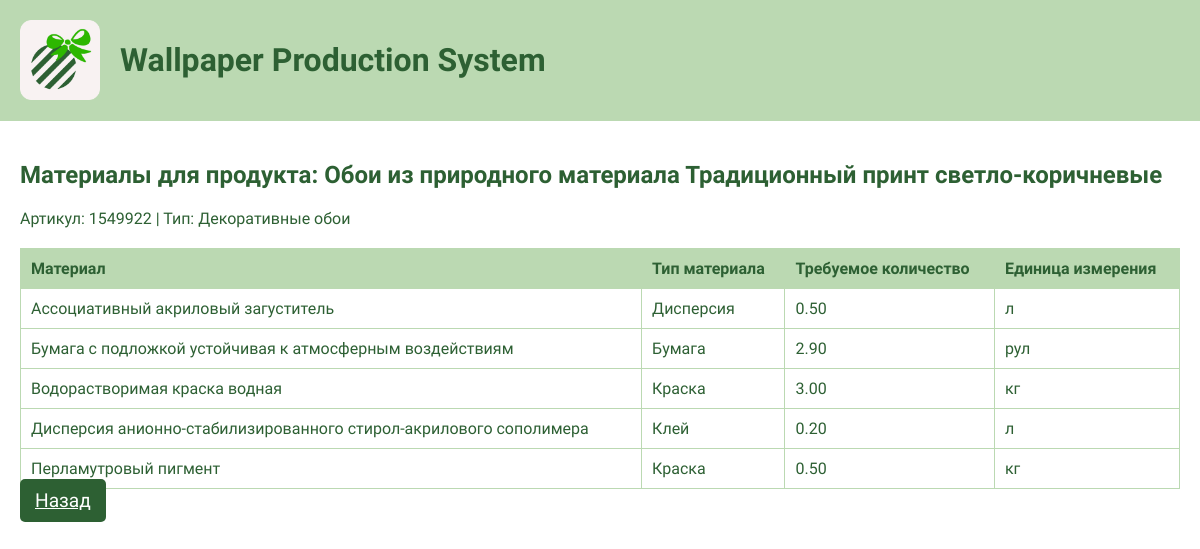
/product_materials/3, run on the app's committed database.
### tables this page shows
CREATE TABLE Product (
    id INTEGER PRIMARY KEY AUTOINCREMENT,
    article_number INTEGER NOT NULL UNIQUE,
    type_id INTEGER NOT NULL,
    name TEXT NOT NULL,
    min_partner_price REAL NOT NULL,
    roll_width REAL NOT NULL,
    FOREIGN KEY (type_id) REFERENCES ProductType(id)
);

CREATE TABLE ProductType (
    id INTEGER PRIMARY KEY AUTOINCREMENT,
    type_name TEXT NOT NULL UNIQUE,
    coefficient REAL NOT NULL
);

CREATE TABLE ProductMaterial (
    product_id INTEGER NOT NULL,
    material_id INTEGER NOT NULL,
    required_amount REAL NOT NULL,
    PRIMARY KEY (product_id, material_id),
    FOREIGN KEY (product_id) REFERENCES Product(id),
    FOREIGN KEY (material_id) REFERENCES Material(id)
);

CREATE TABLE Material (
    id INTEGER PRIMARY KEY AUTOINCREMENT,
    name TEXT NOT NULL UNIQUE,
    type_id INTEGER NOT NULL,
    unit_price REAL NOT NULL,
    stock_quantity REAL NOT NULL,
    min_stock_quantity REAL NOT NULL,
    package_quantity REAL NOT NULL,
    unit_of_measure TEXT NOT NULL,
    FOREIGN KEY (type_id) REFERENCES MaterialType(id)
);

CREATE TABLE MaterialType (
    id INTEGER PRIMARY KEY AUTOINCREMENT,
    type_name TEXT NOT NULL UNIQUE,
    loss_percent REAL NOT NULL
);

### app.py (the view)
@app.route("/product_materials/<int:product_id>")
def product_materials(product_id):
    conn = get_db_connection()
    product = conn.execute('''
        SELECT p.name, p.article_number, pt.type_name
        FROM Product p
        JOIN ProductType pt ON p.type_id = pt.id
        WHERE p.id = ?
    ''', (product_id,)).fetchone()
    if not product:
        flash("Продукт не найден!", "error")
        conn.close()
        return redirect(url_for("index"))
    materials = conn.execute('''
        SELECT m.name, mt.type_name AS material_type,
               pm.required_amount, m.unit_of_measure
        FROM ProductMaterial pm
        JOIN Material m ON pm.material_id = m.id
        JOIN MaterialType mt ON m.type_id = mt.id
        WHERE pm.product_id = ?
    ''', (product_id,)).fetchall()
    conn.close()
    return render_template("product_materials.html",
                           product=dict(product),
                           materials=materials)

### app.py (called while the page is built)
def get_db_connection():
    conn = sqlite3.connect(DATABASE)
    conn.row_factory = sqlite3.Row
    return conn

### templates/product_materials.html
{% extends "base.html" %}
{% block content %}
    <h2>Материалы для продукта: {{ product.name }}</h2>
    <p>Артикул: {{ product.article_number }} | Тип: {{ product.type_name }}</p>
    <table>
        <thead>
            <tr>
                <th>Материал</th>
                <th>Тип материала</th>
                <th>Требуемое количество</th>
                <th>Единица измерения</th>
            </tr>
        </thead>
        <tbody>
            {% for material in materials %}
                <tr>
                    <td>{{ material.name }}</td>
                    <td>{{ material.material_type }}</td>
                    <td>{{ "%.2f"|format(material.required_amount) }}</td>
                    <td>{{ material.unit_of_measure }}</td>
                </tr>
            {% endfor %}
        </tbody>
    </table>
    <a href="{{ url_for('index') }}" class="btn">Назад</a>
{% endblock %}

### templates/base.html (style rules this page uses)
body { font-family: 'Gabriola', cursive; background-color: #FFFFFF; color: #2D6033; margin: 0; padding: 0; }
.btn { background-color: #2D6033; color: white; padding: 10px 15px; border: none; border-radius: 5px; cursor: pointer; font-family: 'Gabriola', cursive; font-size: 1.2em; }
table { width: 100%; border-collapse: collapse; margin-top: 20px; }
th, td { border: 1px solid #BBD9B2; padding: 10px; text-align: left; }
th { background-color: #BBD9B2; }

### data on the page
Product: name "Обои из природного материала Традиционный принт светло-коричневые", article_number "1549922"
ProductType: type_name "Декоративные обои"
ProductMaterial: name "Ассоциативный акриловый загуститель", material_type "Дисперсия", required_amount "0.50", unit_of_measure "л"
ProductMaterial: name "Бумага с подложкой устойчивая к атмосферным воздействиям", material_type "Бумага", required_amount "2.90", unit_of_measure "рул"
ProductMaterial: name "Водорастворимая краска водная", material_type "Краска", required_amount "3.00", unit_of_measure "кг"
ProductMaterial: name "Дисперсия анионно-стабилизированного стирол-акрилового сополимера", material_type "Клей", required_amount "0.20", unit_of_measure "л"
ProductMaterial: name "Перламутровый пигмент", material_type "Краска", required_amount "0.50", unit_of_measure "кг"
